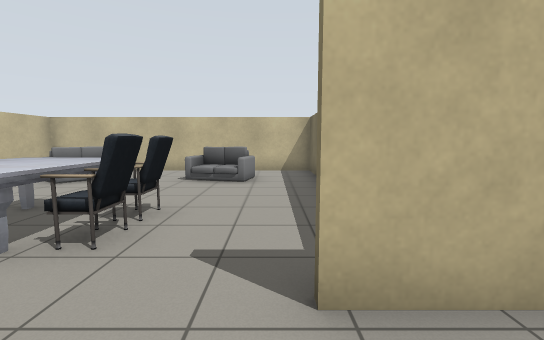
[1] (above)

17 first-person views from a walk through a Gazebo world. The camera is 1.1 m above the floor, tilts 6° down and sees 90° across. The floor is counted in squares, 1 m on a side. Each view is taken from the middle of a square. On the plan, view 1 faces up. The plan holds only what a view shows up to about 12 squares ahead; the rest is blank. Robots are left out. Simple shapes stand in for some stock models.

[2]
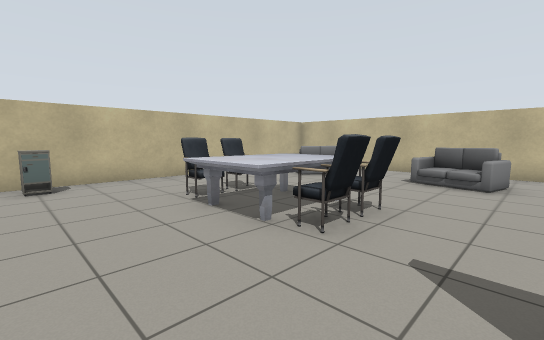

[3]
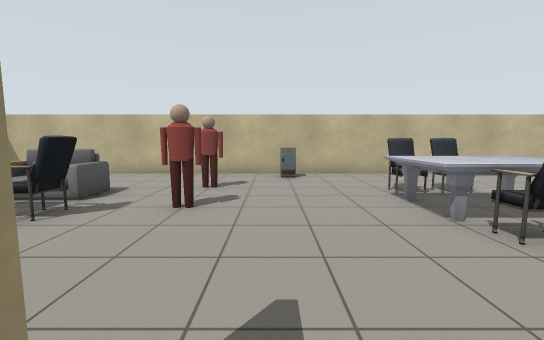

[4]
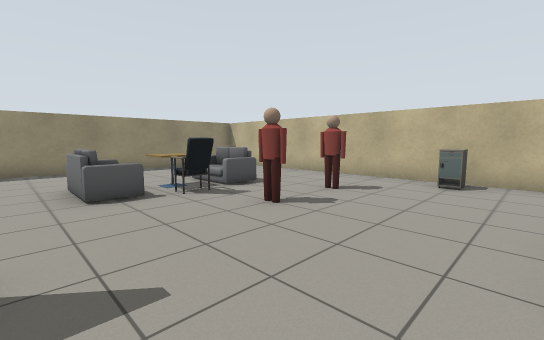

[5]
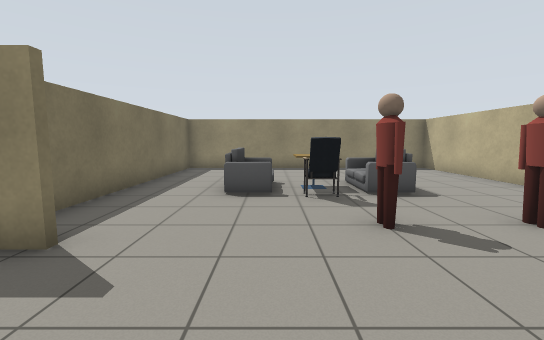

[6]
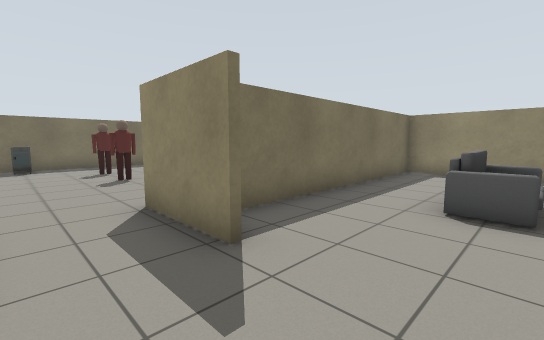

[7]
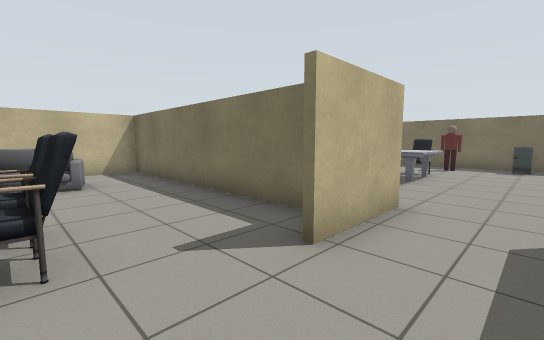

[8]
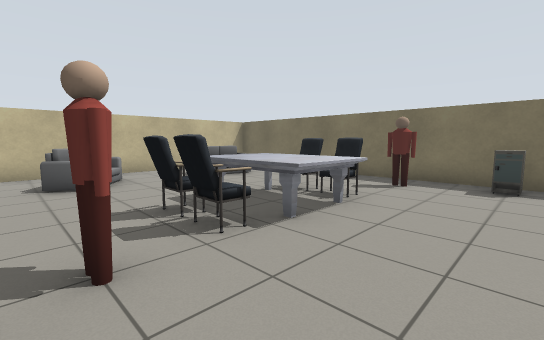

[9]
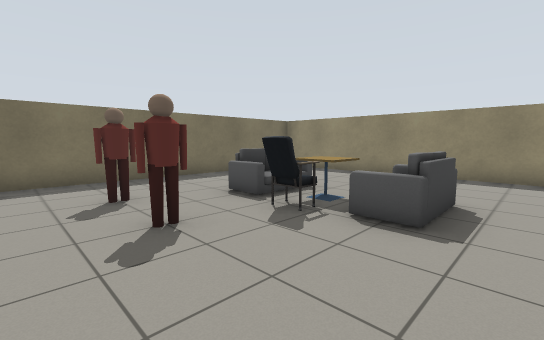

[10]
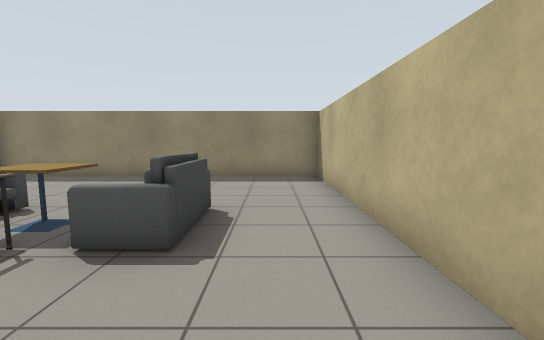

[11]
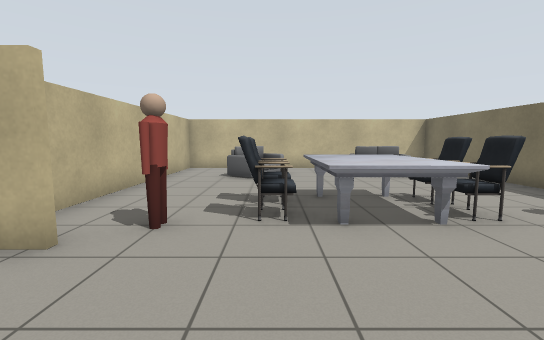

[12]
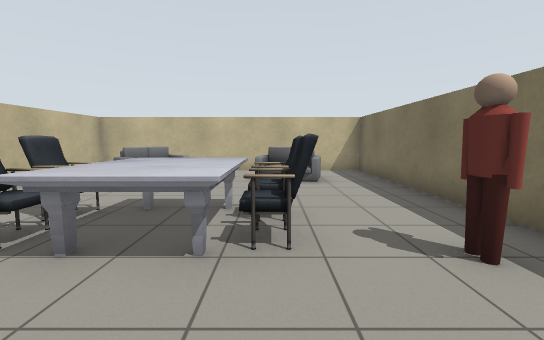

[13]
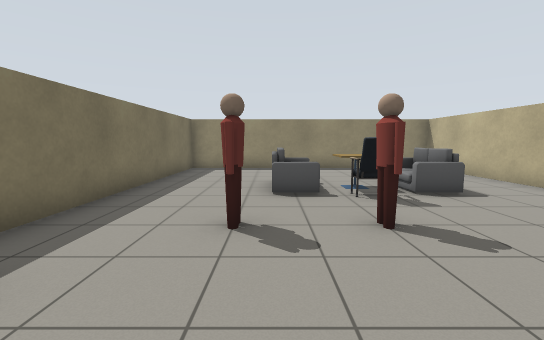

[14]
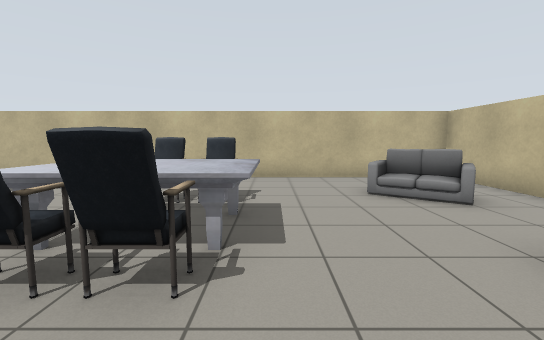

[15]
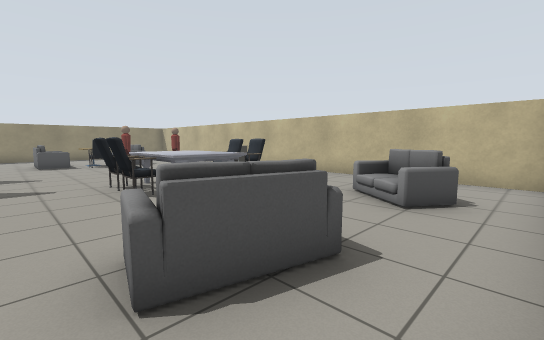

[16]
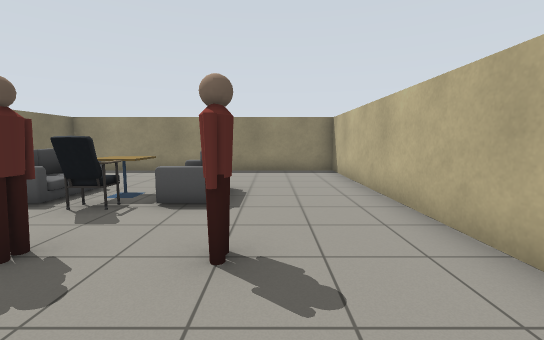

[17]
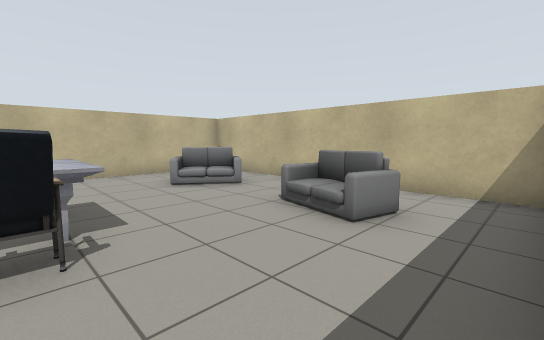

### Floor plan
Ten units are one square. View 1 is at (0, 0); x grows to the right and y downward. Boxes are objects, and circles mark ways between rooms. Rooms are numbered by the first view taken in them; rooms with no view inside come last. Other rooms are left out.
<svg viewBox="-90 -109 208 208">
<path fill="none" stroke="#000" d="M2 7 28 7M14 -26 14 -104M26 -17 2 -17M10 -103 -83 -103 -83 93 10 93M14 94 14 16M16 22 16 94M16 -104 16 -31M10 93 113 93 113 -103 10 -103"/>
<rect x="-85" y="-15" width="10" height="10" fill="#bbb"><title>side table</title></rect>
<rect x="-65" y="5" width="10" height="20" fill="#bbb"><title>person</title></rect>
<rect x="-65" y="-95" width="20" height="30" fill="#bbb"><title>sofa</title></rect>
<rect x="-55" y="35" width="20" height="20" fill="#bbb"><title>sofa</title></rect>
<rect x="-55" y="-35" width="10" height="10" fill="#bbb"><title>chair</title></rect>
<rect x="-55" y="-45" width="10" height="10" fill="#bbb"><title>chair</title></rect>
<rect x="-45" y="5" width="10" height="20" fill="#bbb"><title>person</title></rect>
<rect x="-45" y="-55" width="20" height="40" fill="#bbb"><title>marble table</title></rect>
<rect x="-35" y="35" width="10" height="20" fill="#bbb"><title>cafe table</title></rect>
<rect x="-35" y="25" width="10" height="10" fill="#bbb"><title>chair</title></rect>
<rect x="-25" y="35" width="20" height="20" fill="#bbb"><title>sofa</title></rect>
<rect x="-25" y="-35" width="10" height="10" fill="#bbb"><title>chair</title></rect>
<rect x="-25" y="-45" width="10" height="10" fill="#bbb"><title>chair</title></rect>
<rect x="-25" y="-85" width="20" height="10" fill="#bbb"><title>sofa</title></rect>
<rect x="25" y="-35" width="20" height="20" fill="#bbb"><title>person</title></rect>
<rect x="35" y="35" width="20" height="20" fill="#bbb"><title>sofa</title></rect>
<rect x="35" y="-95" width="20" height="30" fill="#bbb"><title>sofa</title></rect>
<rect x="45" y="-35" width="10" height="10" fill="#bbb"><title>chair</title></rect>
<rect x="45" y="-45" width="10" height="10" fill="#bbb"><title>chair</title></rect>
<rect x="55" y="35" width="10" height="20" fill="#bbb"><title>cafe table</title></rect>
<rect x="55" y="25" width="10" height="10" fill="#bbb"><title>chair</title></rect>
<rect x="55" y="5" width="10" height="20" fill="#bbb"><title>person</title></rect>
<rect x="55" y="-55" width="20" height="40" fill="#bbb"><title>marble table</title></rect>
<rect x="65" y="35" width="20" height="20" fill="#bbb"><title>sofa</title></rect>
<rect x="75" y="5" width="10" height="20" fill="#bbb"><title>person</title></rect>
<rect x="75" y="-35" width="10" height="10" fill="#bbb"><title>chair</title></rect>
<rect x="75" y="-45" width="10" height="10" fill="#bbb"><title>chair</title></rect>
<rect x="75" y="-85" width="20" height="10" fill="#bbb"><title>sofa</title></rect>
<rect x="95" y="-15" width="10" height="10" fill="#bbb"><title>side table</title></rect>
<rect x="95" y="-35" width="10" height="20" fill="#bbb"><title>person</title></rect>
<circle cx="15" cy="-5" r="3" fill="#2a7"/>
<text x="-40" y="-10">1</text>
<text x="70" y="-10">2</text>
</svg>
Room 1 opens to room 2.

Where each view was taken, in squares from view 1:
view 1: 0 up, 0 right, facing up
view 2: 0 up, 0 right, facing up-left
view 3: 0 up, 1 right, facing left
view 4: 2 up, 0 right, facing down-left
view 5: 2 up, 2 left, facing down
view 6: 1 up, 2 left, facing down-right
view 7: 0 up, 2 left, facing up-right
view 8: 0 up, 3 right, facing up-right
view 9: 0 up, 3 right, facing down-right
view 10: 1 down, 3 right, facing down
view 11: 1 down, 5 right, facing up
view 12: 0 up, 8 right, facing up
view 13: 2 up, 8 right, facing down
view 14: 5 up, 0 right, facing left
view 15: 10 up, 0 right, facing down-left
view 16: 1 up, 6 left, facing down
view 17: 4 up, 11 right, facing up-left
